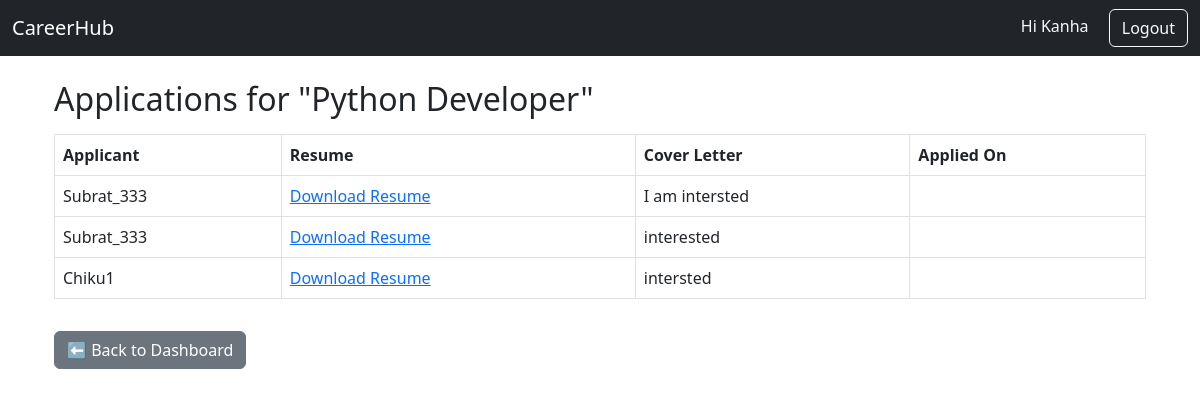
Before: /jobs/jobs/1/applications/ (signed in) with the older database file.
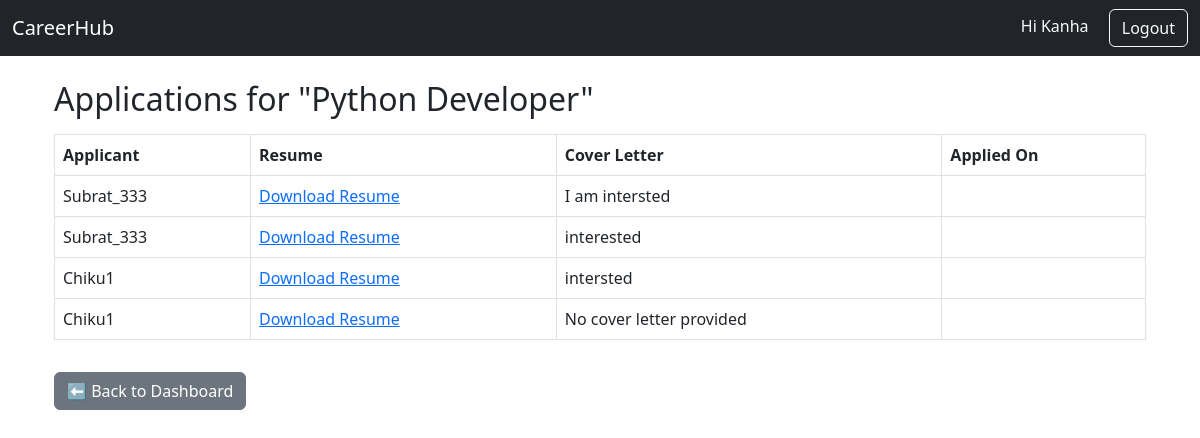
After: the same page with the newer database file.
### jobs/models.py (models this page shows, shortened)
class Application(models.Model):
    STATUS_CHOICES = [
        ("pending", "Pending"),
        ("selected", "Selected"),
        ("rejected", "Rejected"),
    ]
    job = models.ForeignKey(Job, on_delete=models.CASCADE, related_name="applications")
    applicant = models.ForeignKey(User, on_delete=models.CASCADE, related_name="applications")
    resume = models.FileField(upload_to="resumes/")
    cover_letter = models.TextField(blank=True, null=True)
    applied_on = models.DateTimeField(auto_now_add=True)
    status = models.CharField(max_length=20, choices=STATUS_CHOICES, default="pending")

### users/models.py (models this page shows)
class CustomUser(AbstractUser):
    USER_TYPE_CHOICES = (
        ('employer', 'Employer'),
        ('candidate', 'Candidate'),
    )
    user_type = models.CharField(max_length=10, choices=USER_TYPE_CHOICES)

### jobs/views.py (the view)
# urls.py: path('jobs/<int:job_id>/applications/', views.view_applications, name='view_applications'),
@login_required
def view_applications(request, job_id):
    job = get_object_or_404(Job, id=job_id)
    applications = job.applications.all()
    return render(request, "jobs/view_applications.html", {
    "job": job,
    "applications": applications
})

### templates/jobs/view_applications.html
{% extends 'base.html' %}
{% block content %}
<div class="container mt-4">
    <h2>Applications for "{{ job.title }}"</h2>
    {% if applications %}
        <table class="table table-bordered mt-3">
            <thead>
                <tr>
                    <th>Applicant</th>
                    <th>Resume</th>
                    <th>Cover Letter</th>
                    <th>Applied On</th>
                </tr>
            </thead>
            <tbody>
                {% for app in applications %}
                <tr>
                    <td>{{ app.applicant.username }}</td>
                    <td><a href="{{ app.resume.url }}" target="_blank">Download Resume</a></td>
                    <td>{{ app.cover_letter|default:"No cover letter provided" }}</td>
                    <td>{{ app.applied_at|date:"M d, Y H:i" }}</td>
                </tr>
                {% endfor %}
            </tbody>
        </table>
    {% else %}
        <p class="mt-3">No applications yet for this job.</p>
    {% endif %}
    <a href="{% url 'dashboard' %}" class="btn btn-secondary mt-3">⬅ Back to Dashboard</a>
</div>
{% endblock %}

Changed rows visible on the page:
added Application: applicant.username "Chiku1", cover_letter "No cover letter provided"
